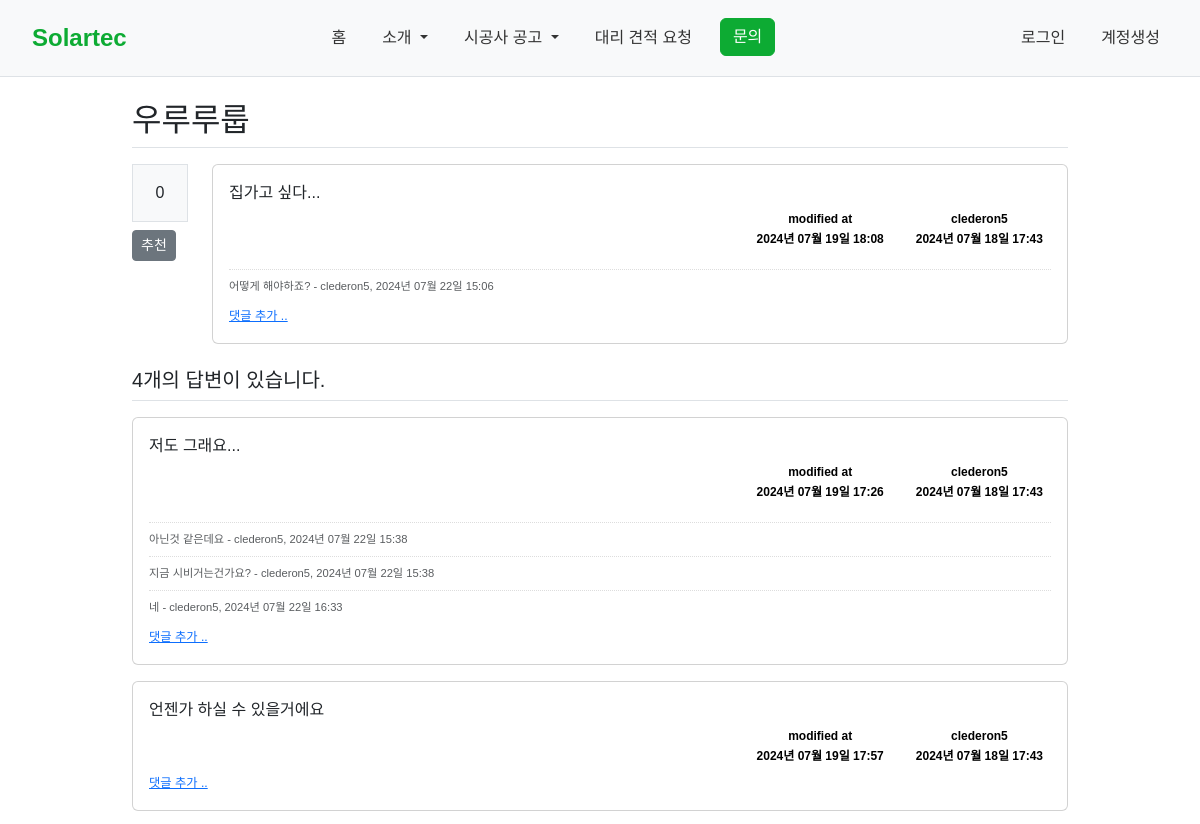
The page /question/detail/1/ (upper part) on the database as committed earlier.
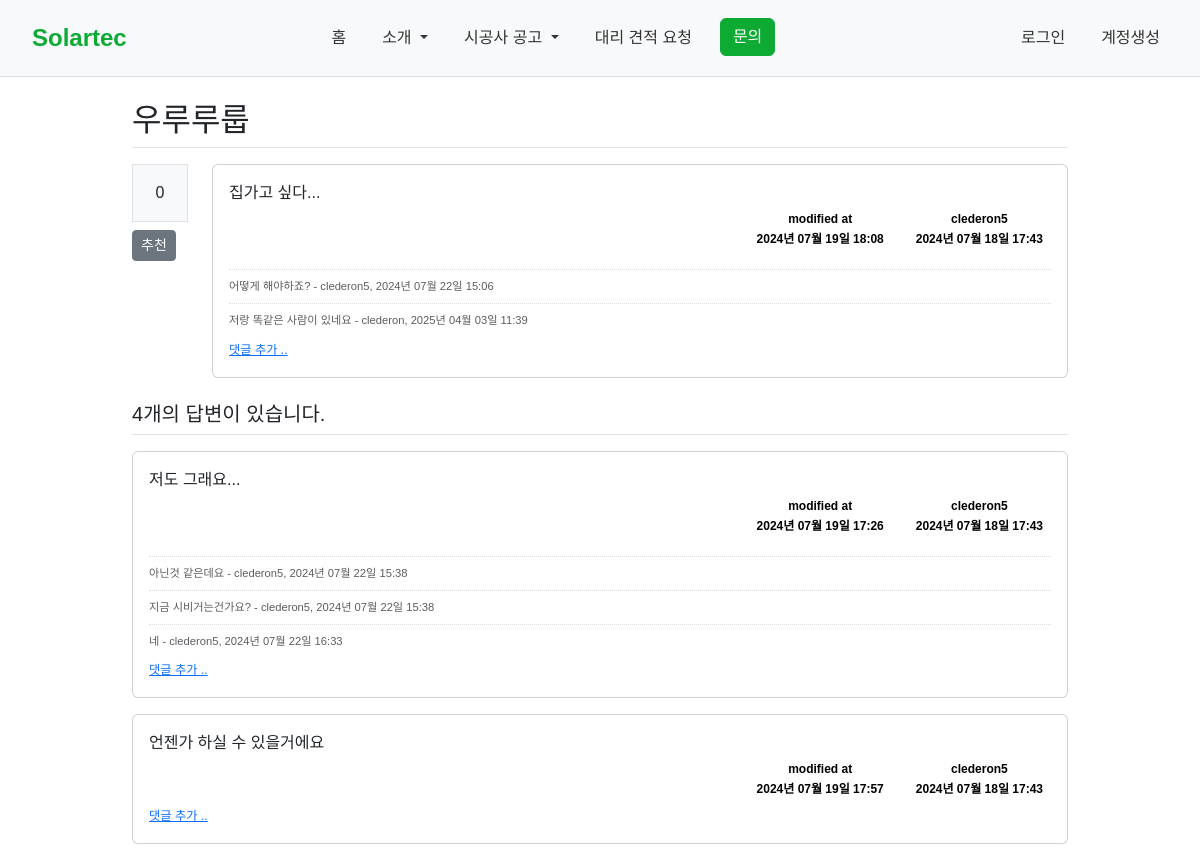
The same page on the database as committed later.
### solar/models.py (models this page shows)
class Comment(db.Model) :
    id = db.Column(db.Integer, primary_key=True)
    user_id = db.Column(db.Integer, db.ForeignKey('user.id', ondelete='CASCADE'), nullable=False)
    user = db.relationship('User', backref=db.backref('comment_set'))
    content = db.Column(db.Text(), nullable=False)
    create_date = db.Column(db.DateTime(), nullable=False)
    modify_date = db.Column(db.DateTime())
    question_id = db.Column(db.Integer, db.ForeignKey('question.id', ondelete='CASCADE'), nullable=True)
    question = db.relationship('Question', backref=db.backref('comment_set'))
    answer_id = db.Column(db.Integer, db.ForeignKey('answer.id', ondelete='CASCADE'), nullable=True)
    answer = db.relationship('Answer', backref=db.backref('comment_set'))

class User(db.Model) :
    id = db.Column(db.Integer, primary_key=True)
    username = db.Column(db.String(150), unique=True, nullable=False)
    password = db.Column(db.String(200), nullable=False)
    email = db.Column(db.String(120), unique=True, nullable=False)

class Answer(db.Model) :
    id = db.Column(db.Integer, primary_key = True)
    question_id = db.Column(db.Integer, db.ForeignKey('question.id', ondelete='CASCADE'))
    question = db.relationship('Question', backref = db.backref('answer_set', ))
    content = db.Column(db.Text(), nullable = False)
    create_date = db.Column(db.DateTime(), nullable = False)
    user_id = db.Column(db.Integer, db.ForeignKey('user.id', ondelete='CASCADE'), nullable=False)
    user = db.relationship('User', backref=db.backref('answer_set'))
    modify_date = db.Column(db.DateTime(), nullable=True)
    voter = db.relationship('User', secondary=answer_voter, backref=db.backref('answer_voter_set'))

### solar/views/question_views.py (the view)
@bp.route('/detail/<int:question_id>/')
def detail(question_id) :
    form = AnswerForm()
    question = Question.query.get_or_404(question_id)
    return render_template('question/question_detail.html', question=question, form=form)

### solar/filter.py (called while the page is built)
def format_datetime(value, fmt = '%Y년 %m월 %d일 %H:%M') :
    return value.strftime(fmt)

### solar/views/auth_views.py (called while the page is built)
@bp.before_app_request
def load_logged_in_user() :
    user_id = session.get('user_id')
    if user_id is None :
        g.user = None
    else :
        g.user = User.query.get(user_id)

### solar/templates/question/question_detail.html (shortened to what this page needs)
{% extends 'base.html' %}
{% block content %}
<div class="container my-3">
    <h2 class="border-bottom py-2">{{ question.subject }}</h2>
    <div class="row my-3">
        <div class="col-1">
            <div class="bg-light text-center p-3 border font-weight-bolder mb-1">{{ question.voter|length }}</div>
            <a href="#" data-uri="{{ url_for('vote.question', question_id=question.id) }}" class="recommend btn btn-sm btn-secondary btn-block my-1">추천</a>
        </div>
        <div class="col-11">
            <div class="card">
                <div class="card-body">
                    <div class="card-text" style="white-space: pre-line;">{{ question.content }}</div>
                    <div class="d-flex justify-content-end">
                        {% if question.modify_date %}
                        <div class="badge badge-light p-2 text-left mx-3" style="color: black;">
                            <div class="mb-2">modified at</div>
                            <div>{{ question.modify_date|datetime }}</div>
                        </div>
                        {% endif %}
                        <div class="badge badge-light p-2 text-left" style="color: black;">
                            <div class="mb-2">{{ question.user.username }}</div>
                            <div>{{ question.create_date|datetime }}</div>
                        </div>
                    </div>
                    {% if question.comment_set|length > 0 %}
                    <div class="mt-3">
                    {% for comment in question.comment_set %}
                        <div class="comment py-2 text-muted">
                            <span style="white-space: pre-line">{{ comment.content }}</span>
                            <span>- {{ comment.user.username }}, {{ comment.create_date|datetime }}
                            </span>
                        </div>
                    {% endfor %}
                    </div>
                    {% endif %}
                    <div>
                        <a href="{{ url_for('comment.create_question', question_id=question.id) }}" class="small"><small>댓글 추가 ..</small></a>
                    </div>
                </div>
            </div>
        </div>
    </div>
    <h5 class="border-bottom my-3 py-2">{{ question.answer_set|length }}개의 답변이 있습니다.</h5>
    {% for answer in question.answer_set %}
    <div class="card my-3">
        <div class="card-body">
            <div class="card-text" style="white-space: pre-line;">{{ answer.content }}</div>
            <div class="d-flex justify-content-end">
                {% if answer.modify_date %}
                <div class="badge badge-light p-2 text-left mx-3" style="color: black;">
                    <div class="mb-2">modified at</div>
                    <div>{{ answer.modify_date|datetime }}</div>
                </div>
                {% endif %}
                <div class="badge badge-light p-2 text-left" style="color: black;">
                    <div class="mb-2">{{ answer.user.username }}</div>
                    <div>{{ answer.create_date|datetime }}</div>
                </div>
            </div>
            {% if answer.comment_set|length > 0 %}
            <div class="mt-3">
            {% for comment in answer.comment_set %}
                <div class="comment py-2 text-muted">
                    <span style="white-space: pre-line">{{ comment.content }}</span>
                    <span>- {{ comment.user.username }}, {{ comment.create_date|datetime }}
                    </span>
                </div>
            {% endfor %}
            </div>
            {% endif %}
            <div>
                <a href="{{ url_for('comment.create_answer', answer_id=answer.id) }}" class="small"><small>댓글 추가 ..</small></a>
            </div>
        </div>
    </div>
    {% endfor %}
</div>
{% endblock %}

Rows that differ between the two databases and show on the page:
added Comment: content "저랑 똑같은 사람이 있네요", user.username "clederon", create_date "2025년 04월 03일 11:39", shown under "우루루룹"
